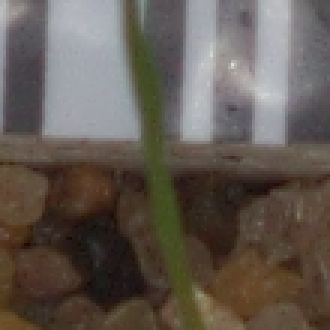
#> input picture src/train/Black-grass/173cec485.png, 110 x 110 px (shown 3 times larger); its folder holds only this picture in this run
$ jupyter execute --allow-errors plant-image-classification-xception.ipynb
#> lines starting #> are read from the running program, lines starting #| are printed output that depends on the picture; after the words box and inside, x2 and y2 are one past the last pixel; in counts of white or black regions, pixels touching at a corner belong together
# Image Classification

## Importing Libraries

[cell 1]
#Importing os, glob and cv2 to read and import data
import os
import cv2
import glob

#Importing tqdm for the progress bar
from tqdm import tqdm

#Importing numpy and pandas for data manipulation
import numpy as np
import pandas as pd

#Import random for randomness
import random

#Importing matplotlib.pyplot for visual representation
import matplotlib.pyplot as plt

#Importing One Hot Encoder:
from sklearn.preprocessing import OneHotEncoder

#Importing train test split
from sklearn.model_selection import train_test_split

#Setting seed
seed = 5901

[cell 2]
from keras.models import Sequential
from keras.layers import Dense, Dropout, Flatten, Conv2D, MaxPooling2D, BatchNormalization

[cell 3]
import tensorflow as tf
from tensorflow.keras.layers import Input,Dense,Conv2D,Add
from tensorflow.keras.layers import SeparableConv2D,ReLU
from tensorflow.keras.layers import BatchNormalization,MaxPool2D
from tensorflow.keras.layers import GlobalAvgPool2D
from tensorflow.keras import Model
from tensorflow.keras.optimizers import Adam
from tensorflow.keras.callbacks import ModelCheckpoint, EarlyStopping, ReduceLROnPlateau

[cell 4]
import time

## Loading data

[cell 5]
#Initializing the path of the datasets
# trainPath = "/kaggle/input/plant-seedlings-classification-cs429529/train"
# testPath = "/kaggle/input/plant-seedlings-classification-cs429529/test"
trainPath = "./train"
testPath = "./test"

[cell 6]
def loadData(path):
#> called with path = './train'
    X = []
    Y = []
    for y in os.listdir(path):
        if y != '.DS_Store':
            for img in glob.glob(path + "/" + y +"/*.png"):
                #reads the image as Blue-Green-Red
                image = cv2.imread(img)
#> image is the input picture: shape (110, 110, 3); mean B, G, R 81.9, 89.6, 98.6
                #converts the image to red-green-blue
                image = cv2.cvtColor(image, cv2.COLOR_BGR2RGB)
                image = cv2.resize(image, (70, 70))
#> image: shape (70, 70, 3)
                X.append(image)
                Y.append(y)
    return X, Y

[cell 7]
X,Y = loadData(trainPath)
#> X = 2 items; Y = ['Black-grass', 'Charlock']

## Data Exploration

Showing samples

[cell 8]
def plotData(X, Y, col=4):
#> called with col = 4
    label = set(Y)
#> label = 2 items
    n = len(label)
#> n = 2
    row = n // col
#> row = 0
    if np.mod(n, col) != 0:
        row += 1
#> row = 1
    fig, axs = plt.subplots(row, col, figsize=(10, 10))
    i = 0
    for y in label:
        index = random.choice(np.where(np.array(Y) == y)[0])
        axs[i // col, i % col].imshow(X[index])
        axs[i // col, i % col].axis("off")
        axs[i // col, i % col].set_title(y)
        i += 1
#> this loop made 1 pass
#> (y, index) on pass 1: ('Black-grass', 0)
#> after the loop, i = 0
    for j in range(i, row * col):
        axs[j // col, j % col].axis("off")
    plt.show()

#> (a cell that did not finish here is left out)

Data distribution per class

[cell 10]
def classPlot(Y):
    pd.DataFrame(Y)[0].value_counts().plot(kind='bar')

[cell 11]
classPlot(Y)
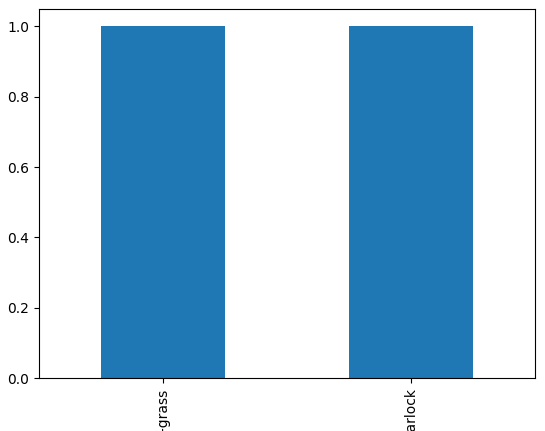
#> figure drawn by matplotlib, 1 panel

## Preprocessing

### Utility functions

[cell 12]
#Perform Gaussian Blur to reduce Noise
def gaussianBlur(img):
    return cv2.GaussianBlur(img, (5,5), 0)

#Convert Image to HSV (Hue - Saturation - Value) to represent the color range better for masking
def HSV(img):
    return cv2.cvtColor(img, cv2.COLOR_RGB2HSV)

#Creating boolean mask to segment the leaves in the image
def Mask(img):
    lGreen = (20, 40, 50)
    uGreen = (75, 255, 255)
    mask = cv2.inRange(img, lGreen, uGreen)
    kernel = cv2.getStructuringElement(cv2.MORPH_ELLIPSE, (11, 11))
    mask = cv2.morphologyEx(mask, cv2.MORPH_CLOSE, kernel)
    return mask > 0

def applyMask(img, showImg=False):

    gImg = gaussianBlur(img)
    hsvImg = HSV(gImg)
    amImg = np.zeros_like(img, np.uint8)
    mask = Mask(hsvImg)

    #Image Segmentation
    amImg[mask] = img[mask]

    if showImg:
        plt.subplot(2, 3, 1); plt.imshow(img); plt.title("Orginal Image")
        plt.subplot(2, 3, 2); plt.imshow(gImg); plt.title("Blur Image")
        plt.subplot(2, 3, 3); plt.imshow(hsvImg); plt.title("HSV Image")
        plt.subplot(2, 3, 4); plt.imshow(mask); plt.title("Mask")
        plt.subplot(2, 3, 5); plt.imshow(amImg); plt.title("Segmented Image")

    return amImg

#Normalizing the value to be between 0 to 1
def norm(data):
    return data/255

#One hot encoding the Class Values:
def oneHot(Y):
    Y = np.array(Y).reshape(-1, 1)
    encoder = OneHotEncoder()
    return encoder.fit_transform(Y), encoder

def decode(encoder, yPred):
    return np.array(encoder.categories_[0])[yPred]

### Testing the masking process

#> (a cell that did not finish here is left out)

### Applying the preprocessing to the Data

[cell 14]
def preprocessing(X, Y):
    ppX = []
    for img in X:
        ppX.append(applyMask(img))
#> this loop made 2 passes
#> pass 1, in Mask, `mask = cv2.inRange(img, lGreen, uGreen)`:
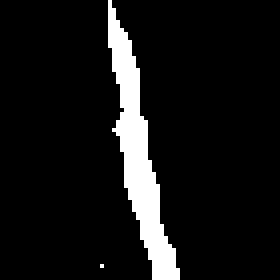
#> mask: shape (70, 70) (shown 4 times larger); 8.6% white; 2 white regions (1 under 20 px), largest, box (x1, y1, x2, y2) and area: (27, 0, 45, 70) 419
#> after the loop, ppX = 2 items
    ppX = np.array(ppX)
    normX = norm(ppX)
    ohY, encoder = oneHot(Y)
    return normX, ohY.toarray(), encoder

[cell 15]
ppX, ppY, encoder = preprocessing(X, Y)
#> ppY = [[1, 0], [0, 1]]
